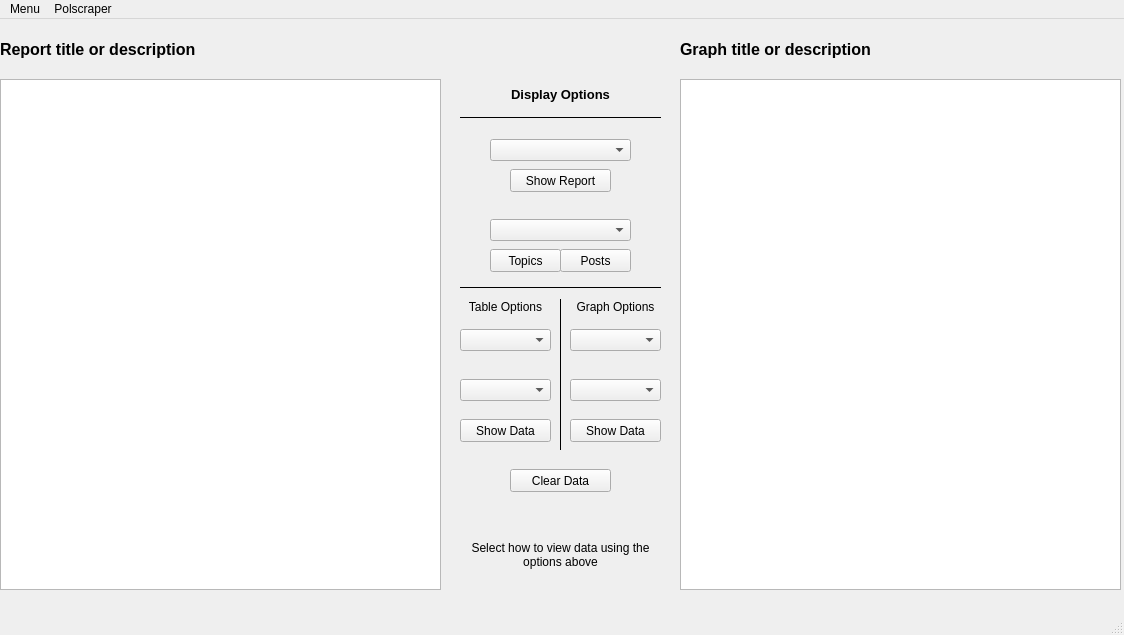
<?xml version="1.0" encoding="UTF-8"?>
<ui version="4.0">
 <class>DataWindow</class>
 <widget class="QMainWindow" name="DataWindow">
  <property name="geometry">
   <rect>
    <x>0</x>
    <y>0</y>
    <width>1124</width>
    <height>635</height>
   </rect>
  </property>
  <property name="windowTitle">
   <string>MainWindow</string>
  </property>
  <widget class="QWidget" name="centralwidget">
   <widget class="QTableWidget" name="dataTable">
    <property name="geometry">
     <rect>
      <x>0</x>
      <y>60</y>
      <width>441</width>
      <height>511</height>
     </rect>
    </property>
   </widget>
   <widget class="QTableWidget" name="dataGraph">
    <property name="geometry">
     <rect>
      <x>680</x>
      <y>60</y>
      <width>441</width>
      <height>511</height>
     </rect>
    </property>
   </widget>
   <widget class="QComboBox" name="a_mainReportList">
    <property name="geometry">
     <rect>
      <x>490</x>
      <y>120</y>
      <width>141</width>
      <height>22</height>
     </rect>
    </property>
   </widget>
   <widget class="QComboBox" name="a_mainTimeframeList">
    <property name="geometry">
     <rect>
      <x>490</x>
      <y>200</y>
      <width>141</width>
      <height>22</height>
     </rect>
    </property>
   </widget>
   <widget class="QLabel" name="tableTitle">
    <property name="geometry">
     <rect>
      <x>0</x>
      <y>0</y>
      <width>441</width>
      <height>61</height>
     </rect>
    </property>
    <property name="font">
     <font>
      <pointsize>12</pointsize>
      <weight>75</weight>
      <bold>true</bold>
     </font>
    </property>
    <property name="text">
     <string>Report title or description</string>
    </property>
    <property name="alignment">
     <set>Qt::AlignLeading|Qt::AlignLeft|Qt::AlignVCenter</set>
    </property>
   </widget>
   <widget class="QLabel" name="graphTitle">
    <property name="geometry">
     <rect>
      <x>680</x>
      <y>0</y>
      <width>441</width>
      <height>61</height>
     </rect>
    </property>
    <property name="font">
     <font>
      <pointsize>12</pointsize>
      <weight>75</weight>
      <bold>true</bold>
     </font>
    </property>
    <property name="text">
     <string>Graph title or description</string>
    </property>
    <property name="alignment">
     <set>Qt::AlignLeading|Qt::AlignLeft|Qt::AlignVCenter</set>
    </property>
   </widget>
   <widget class="QLabel" name="a_dataOptionsTitle">
    <property name="geometry">
     <rect>
      <x>490</x>
      <y>60</y>
      <width>141</width>
      <height>31</height>
     </rect>
    </property>
    <property name="font">
     <font>
      <pointsize>10</pointsize>
      <weight>75</weight>
      <bold>true</bold>
     </font>
    </property>
    <property name="text">
     <string>Display Options</string>
    </property>
    <property name="alignment">
     <set>Qt::AlignCenter</set>
    </property>
   </widget>
   <widget class="Line" name="a_line">
    <property name="geometry">
     <rect>
      <x>460</x>
      <y>90</y>
      <width>201</width>
      <height>16</height>
     </rect>
    </property>
    <property name="font">
     <font>
      <pointsize>14</pointsize>
      <weight>75</weight>
      <bold>true</bold>
     </font>
    </property>
    <property name="frameShadow">
     <enum>QFrame::Plain</enum>
    </property>
    <property name="orientation">
     <enum>Qt::Horizontal</enum>
    </property>
   </widget>
   <widget class="QPushButton" name="a_showReportButton">
    <property name="geometry">
     <rect>
      <x>510</x>
      <y>150</y>
      <width>101</width>
      <height>23</height>
     </rect>
    </property>
    <property name="text">
     <string>Show Report</string>
    </property>
   </widget>
   <widget class="QPushButton" name="a_showTimeframeButton">
    <property name="geometry">
     <rect>
      <x>490</x>
      <y>230</y>
      <width>71</width>
      <height>23</height>
     </rect>
    </property>
    <property name="text">
     <string>Topics</string>
    </property>
   </widget>
   <widget class="Line" name="b_line_2">
    <property name="geometry">
     <rect>
      <x>460</x>
      <y>260</y>
      <width>201</width>
      <height>16</height>
     </rect>
    </property>
    <property name="font">
     <font>
      <pointsize>14</pointsize>
      <weight>75</weight>
      <bold>true</bold>
     </font>
    </property>
    <property name="frameShadow">
     <enum>QFrame::Plain</enum>
    </property>
    <property name="orientation">
     <enum>Qt::Horizontal</enum>
    </property>
   </widget>
   <widget class="Line" name="c_line_3">
    <property name="geometry">
     <rect>
      <x>550</x>
      <y>280</y>
      <width>20</width>
      <height>151</height>
     </rect>
    </property>
    <property name="frameShadow">
     <enum>QFrame::Plain</enum>
    </property>
    <property name="orientation">
     <enum>Qt::Vertical</enum>
    </property>
   </widget>
   <widget class="QComboBox" name="c_graphCategoriesList">
    <property name="geometry">
     <rect>
      <x>570</x>
      <y>310</y>
      <width>91</width>
      <height>22</height>
     </rect>
    </property>
   </widget>
   <widget class="QLabel" name="c_graphOptionsTitle">
    <property name="geometry">
     <rect>
      <x>570</x>
      <y>280</y>
      <width>91</width>
      <height>16</height>
     </rect>
    </property>
    <property name="text">
     <string>Graph Options</string>
    </property>
    <property name="alignment">
     <set>Qt::AlignCenter</set>
    </property>
   </widget>
   <widget class="QComboBox" name="c_graphTimeframeList">
    <property name="geometry">
     <rect>
      <x>570</x>
      <y>360</y>
      <width>91</width>
      <height>22</height>
     </rect>
    </property>
   </widget>
   <widget class="QLabel" name="b_graphOptionsTitle_2">
    <property name="geometry">
     <rect>
      <x>460</x>
      <y>280</y>
      <width>91</width>
      <height>16</height>
     </rect>
    </property>
    <property name="text">
     <string>Table Options</string>
    </property>
    <property name="alignment">
     <set>Qt::AlignCenter</set>
    </property>
   </widget>
   <widget class="QPushButton" name="c_showGraphDataButton">
    <property name="geometry">
     <rect>
      <x>570</x>
      <y>400</y>
      <width>91</width>
      <height>23</height>
     </rect>
    </property>
    <property name="text">
     <string>Show Data</string>
    </property>
   </widget>
   <widget class="QComboBox" name="b_tableCategoriesList">
    <property name="geometry">
     <rect>
      <x>460</x>
      <y>310</y>
      <width>91</width>
      <height>22</height>
     </rect>
    </property>
   </widget>
   <widget class="QComboBox" name="b_tableTimeframeList">
    <property name="geometry">
     <rect>
      <x>460</x>
      <y>360</y>
      <width>91</width>
      <height>22</height>
     </rect>
    </property>
   </widget>
   <widget class="QPushButton" name="b_showTableDataButton">
    <property name="geometry">
     <rect>
      <x>460</x>
      <y>400</y>
      <width>91</width>
      <height>23</height>
     </rect>
    </property>
    <property name="text">
     <string>Show Data</string>
    </property>
   </widget>
   <widget class="QLabel" name="label">
    <property name="geometry">
     <rect>
      <x>460</x>
      <y>480</y>
      <width>201</width>
      <height>111</height>
     </rect>
    </property>
    <property name="text">
     <string>Select how to view data using the options above</string>
    </property>
    <property name="alignment">
     <set>Qt::AlignCenter</set>
    </property>
    <property name="wordWrap">
     <bool>true</bool>
    </property>
   </widget>
   <widget class="QPushButton" name="clearDataButton">
    <property name="geometry">
     <rect>
      <x>510</x>
      <y>450</y>
      <width>101</width>
      <height>23</height>
     </rect>
    </property>
    <property name="text">
     <string>Clear Data</string>
    </property>
   </widget>
   <widget class="QPushButton" name="a_showTimeframeButton_2">
    <property name="geometry">
     <rect>
      <x>560</x>
      <y>230</y>
      <width>71</width>
      <height>23</height>
     </rect>
    </property>
    <property name="text">
     <string>Posts</string>
    </property>
   </widget>
  </widget>
  <widget class="QMenuBar" name="menubar">
   <property name="geometry">
    <rect>
     <x>0</x>
     <y>0</y>
     <width>1124</width>
     <height>21</height>
    </rect>
   </property>
   <widget class="QMenu" name="menuMenu">
    <property name="title">
     <string>Menu</string>
    </property>
    <addaction name="actionMain_Menu"/>
    <addaction name="actionExit"/>
   </widget>
   <widget class="QMenu" name="menuPolscraper">
    <property name="title">
     <string>Polscraper</string>
    </property>
    <addaction name="actionPolscraper_Main"/>
    <addaction name="actionSentiment"/>
    <addaction name="actionScheduler"/>
   </widget>
   <addaction name="menuMenu"/>
   <addaction name="menuPolscraper"/>
  </widget>
  <widget class="QStatusBar" name="statusbar"/>
  <action name="actionMain_Menu">
   <property name="text">
    <string>Main Menu</string>
   </property>
  </action>
  <action name="actionExit">
   <property name="text">
    <string>Exit</string>
   </property>
  </action>
  <action name="actionPolscraper_Main">
   <property name="text">
    <string>Polscraper Main</string>
   </property>
  </action>
  <action name="actionScheduler">
   <property name="text">
    <string>Scheduler</string>
   </property>
  </action>
  <action name="actionSentiment">
   <property name="text">
    <string>Sentiment</string>
   </property>
  </action>
 </widget>
 <resources/>
 <connections/>
</ui>
